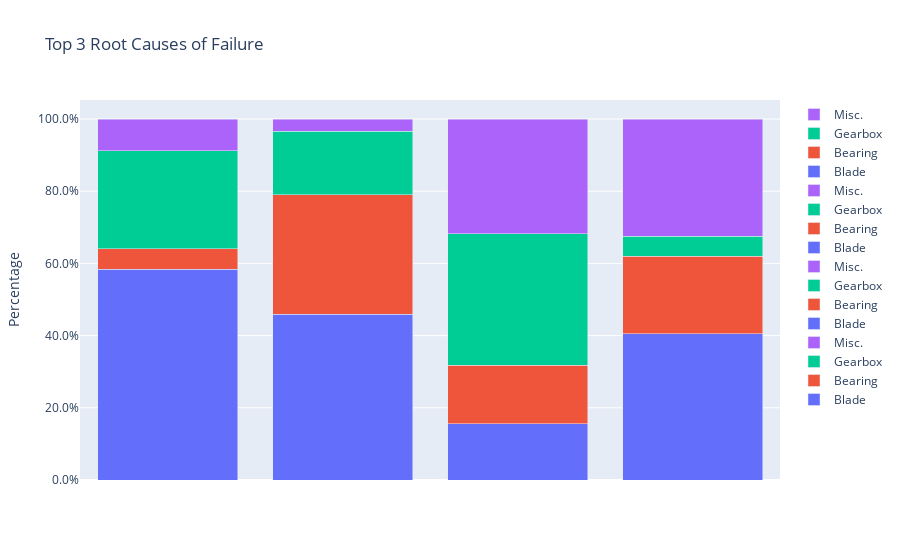

The cell this chart's notebook holds for it:
### Markdown cell above
## Slide 4: Proportion of Failure Types by Model# Data setup

### Code cell
# Data setup
models = ['V47-0.66','GE1.5-82.5','Z50','V117-4.3']
categories = ["Blade", "Bearing", "Gearbox", "Misc."]
base_values = [0.6, 0.2, 0.15, 0.05]
temp_list = []
for m in models:
    for c in categories:
        temp_list.append([m, c, np.random.uniform(0,1)])

m_list, c_list, v_list = zip(*temp_list)
temp_dict = {
    'Model':m_list,
    'Category':c_list,
    'Value':v_list,
}

df = pd.DataFrame(temp_dict)
# Group by 'Model' and normalize 'Value' to sum to 1 within each group
df['Normalized Value'] = df.groupby('Model')['Value'].transform(lambda x: x / x.sum())

# Define colors for each category manually
colors = ['#636EFA', '#EF553B', '#00CC96', '#AB63FA']  # Example colors

# Create the figure
fig = go.Figure()


# Add a single vertical bar with segments for each category
for i, (model, category, value) in enumerate(zip(df['Model'], df['Category'], df['Normalized Value'])):
    fig.add_trace(go.Bar(
        x=[model],  # Single dummy value for all segments
        y=[value],
        name=category,
        orientation='v',
        hoverinfo='name+y',
        marker=dict(color=colors[i%4])  # Use manually defined colors
    ))

# Update layout for the plot
fig.update_layout(
    barmode='stack',  # Stack the bars vertically
    title="Top 3 Root Causes of Failure",
    xaxis=dict(
        title="",  # No need for x-axis title
        tickvals=models,  # Single tick
        ticktext=["Total Failures"],  # Label for the single tick
        showticklabels=False  # Hide the tick label for clean visual
    ),
    yaxis=dict(
        title="Percentage",
        tickformat=".1%",  # Format y-axis ticks as percentages
    ),
    showlegend=True,  # Show legend to identify categories
)

# Show the plot
fig.show()

### Figure 1 — Plotly figure (JSON) as saved in the notebook; plotly's stock layout.template omitted (floating-point values rounded to 4 significant figures)
{"data": [{"hoverinfo": "name+y", "marker": {"color": "#636EFA"}, "name": "Blade", "orientation": "v", "type": "bar", "x": ["V47-0.66"], "y": [0.5845]}, {"hoverinfo": "name+y", "marker": {"color": "#EF553B"}, "name": "Bearing", "orientation": "v", "type": "bar", "x": ["V47-0.66"], "y": [0.05611]}, {"hoverinfo": "name+y", "marker": {"color": "#00CC96"}, "name": "Gearbox", "orientation": "v", "type": "bar", "x": ["V47-0.66"], "y": [0.2716]}, {"hoverinfo": "name+y", "marker": {"color": "#AB63FA"}, "name": "Misc.", "orientation": "v", "type": "bar", "x": ["V47-0.66"], "y": [0.0878]}, {"hoverinfo": "name+y", "marker": {"color": "#636EFA"}, "name": "Blade", "orientation": "v", "type": "bar", "x": ["GE1.5-82.5"], "y": [0.4589]}, {"hoverinfo": "name+y", "marker": {"color": "#EF553B"}, "name": "Bearing", "orientation": "v", "type": "bar", "x": ["GE1.5-82.5"], "y": [0.3314]}, {"hoverinfo": "name+y", "marker": {"color": "#00CC96"}, "name": "Gearbox", "orientation": "v", "type": "bar", "x": ["GE1.5-82.5"], "y": [0.1759]}, {"hoverinfo": "name+y", "marker": {"color": "#AB63FA"}, "name": "Misc.", "orientation": "v", "type": "bar", "x": ["GE1.5-82.5"], "y": [0.03379]}, {"hoverinfo": "name+y", "marker": {"color": "#636EFA"}, "name": "Blade", "orientation": "v", "type": "bar", "x": ["Z50"], "y": [0.1552]}, {"hoverinfo": "name+y", "marker": {"color": "#EF553B"}, "name": "Bearing", "orientation": "v", "type": "bar", "x": ["Z50"], "y": [0.1623]}, {"hoverinfo": "name+y", "marker": {"color": "#00CC96"}, "name": "Gearbox", "orientation": "v", "type": "bar", "x": ["Z50"], "y": [0.3642]}, {"hoverinfo": "name+y", "marker": {"color": "#AB63FA"}, "name": "Misc.", "orientation": "v", "type": "bar", "x": ["Z50"], "y": [0.3182]}, {"hoverinfo": "name+y", "marker": {"color": "#636EFA"}, "name": "Blade", "orientation": "v", "type": "bar", "x": ["V117-4.3"], "y": [0.4047]}, {"hoverinfo": "name+y", "marker": {"color": "#EF553B"}, "name": "Bearing", "orientation": "v", "type": "bar", "x": ["V117-4.3"], "y": [0.2154]}, {"hoverinfo": "name+y", "marker": {"color": "#00CC96"}, "name": "Gearbox", "orientation": "v", "type": "bar", "x": ["V117-4.3"], "y": [0.05455]}, {"hoverinfo": "name+y", "marker": {"color": "#AB63FA"}, "name": "Misc.", "orientation": "v", "type": "bar", "x": ["V117-4.3"], "y": [0.3253]}], "layout": {"barmode": "stack", "showlegend": true, "title": {"text": "Top 3 Root Causes of Failure"}, "xaxis": {"showticklabels": false, "ticktext": ["Total Failures"], "tickvals": ["V47-0.66", "GE1.5-82.5", "Z50", "V117-4.3"], "title": {"text": ""}}, "yaxis": {"tickformat": ".1%", "title": {"text": "Percentage"}}}}
